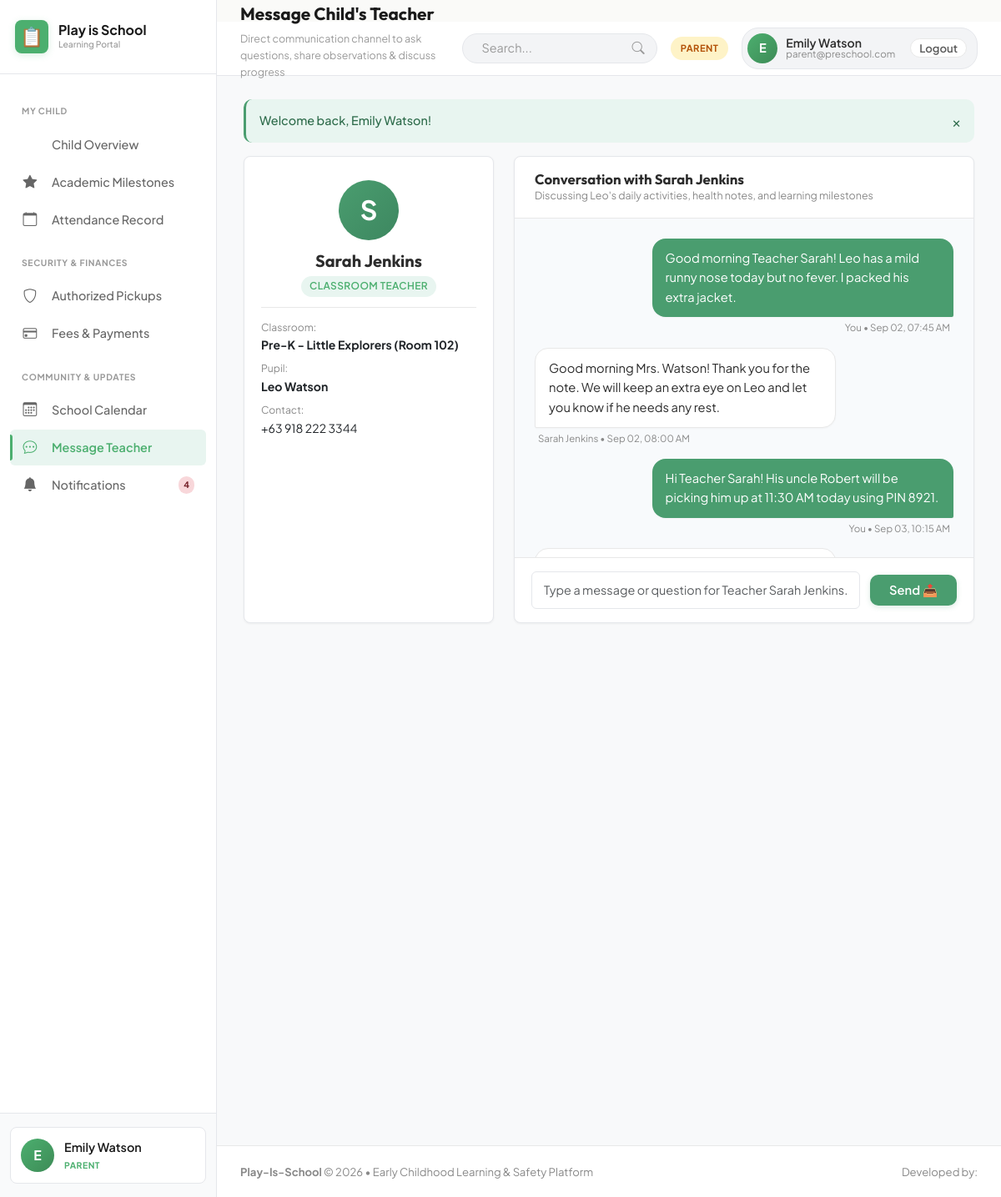
Page /parent/messages.php (signed in) on the committed database.
### tables this page shows
CREATE TABLE students (
            id INTEGER PRIMARY KEY AUTOINCREMENT,
            first_name TEXT NOT NULL,
            last_name TEXT NOT NULL,
            lrn TEXT UNIQUE,
            dob DATE NOT NULL,
            gender TEXT CHECK(gender IN ('Male', 'Female')),
            blood_type TEXT,
            classroom_id INTEGER,
            parent_id INTEGER,
            address TEXT,
            emergency_contact_name TEXT,
            emergency_contact_phone TEXT,
            allergies TEXT,
            medical_notes TEXT,
            enrollment_status TEXT DEFAULT 'enrolled' CHECK(enrollment_status IN ('enrolled', 'archived', 'withdrawn')),
            admission_date DATE,
            avatar TEXT,
            FOREIGN KEY (classroom_id) REFERENCES classrooms(id) ON DELETE SET NULL,
            FOREIGN KEY (parent_id) REFERENCES users(id) ON DELETE SET NULL
        );

CREATE TABLE users (
            id INTEGER PRIMARY KEY AUTOINCREMENT,
            name TEXT NOT NULL,
            email TEXT UNIQUE NOT NULL,
            password TEXT NOT NULL,
            role TEXT NOT NULL CHECK(role IN ('admin', 'teacher', 'parent')),
            phone TEXT,
            status TEXT NOT NULL DEFAULT 'active' CHECK(status IN ('active', 'pending_approval', 'archived', 'rejected')),
            avatar TEXT,
            created_at DATETIME DEFAULT CURRENT_TIMESTAMP,
            updated_at DATETIME DEFAULT CURRENT_TIMESTAMP
        );

CREATE TABLE classrooms (
            id INTEGER PRIMARY KEY AUTOINCREMENT,
            name TEXT NOT NULL,
            room_number TEXT,
            capacity INTEGER DEFAULT 20,
            teacher_id INTEGER,
            FOREIGN KEY (teacher_id) REFERENCES users(id) ON DELETE SET NULL
        );

CREATE TABLE messages (
            id INTEGER PRIMARY KEY AUTOINCREMENT,
            sender_id INTEGER NOT NULL,
            receiver_id INTEGER NOT NULL,
            student_id INTEGER,
            message TEXT NOT NULL,
            is_read INTEGER DEFAULT 0,
            created_at DATETIME DEFAULT CURRENT_TIMESTAMP,
            FOREIGN KEY (sender_id) REFERENCES users(id) ON DELETE CASCADE,
            FOREIGN KEY (receiver_id) REFERENCES users(id) ON DELETE CASCADE,
            FOREIGN KEY (student_id) REFERENCES students(id) ON DELETE SET NULL
        );

### config/config.php (called while the page is built, shortened)
<?php
function formatDate($date, $format = 'M d, Y') {
    return date($format, strtotime($date));
}

### parent/messages.php (the view, shortened to what this page needs)
<?php
$db = getDB();
$parentId = $_SESSION['user_id'];
$childStmt = $db->prepare("
    SELECT s.*, c.name as class_name, c.room_number, u.id as teacher_id, u.name as teacher_name, u.phone as teacher_phone, u.email as teacher_email
    FROM students s
    JOIN classrooms c ON s.classroom_id = c.id
    JOIN users u ON c.teacher_id = u.id
    WHERE s.parent_id = ? AND s.enrollment_status = 'enrolled'
    LIMIT 1
");
$childStmt->execute([$parentId]);
$child = $childStmt->fetch();
$teacherId = $child['teacher_id'] ?? 0;
if ($teacherId) {
    $db->prepare("UPDATE messages SET is_read = 1 WHERE sender_id = ? AND receiver_id = ?")->execute([$teacherId, $parentId]);
}
$thread = [];
if ($teacherId) {
    $stmt = $db->prepare("
        SELECT m.*, u.name as sender_name, u.role as sender_role
        FROM messages m
        JOIN users u ON m.sender_id = u.id
        WHERE (m.sender_id = ? AND m.receiver_id = ?)
           OR (m.sender_id = ? AND m.receiver_id = ?)
        ORDER BY m.created_at ASC
    ");
    $stmt->execute([$parentId, $teacherId, $teacherId, $parentId]);
    $thread = $stmt->fetchAll();
}
require_once dirname(__DIR__) . '/includes/header.php';
?>
<?php if (!$child || !$teacherId): ?>
    <div class="card" style="text-align: center; padding: 40px;">
        <p style="color: var(--text-muted);">Your child does not have an assigned classroom teacher yet.</p>
    </div>
<?php else: ?>
    <div style="display: grid; grid-template-columns: 300px 1fr; gap: 24px; min-height: 560px;">
        <div class="card" style="display: flex; flex-direction: column; align-items: center; text-align: center; padding: 28px 20px;">
            <div class="user-cell-avatar" style="width: 72px; height: 72px; font-size: 2rem; background: var(--grad-mint); margin-bottom: 12px;">
                <?= strtoupper(substr($child['teacher_name'], 0, 1)) ?>
            </div>
            <h3 style="margin: 0; font-size: 1.25rem;"><?= htmlspecialchars($child['teacher_name']) ?></h3>
            <span class="badge badge-primary" style="margin: 6px 0 12px;">CLASSROOM TEACHER</span>
            <div style="width: 100%; border-top: 1px solid var(--border-color); padding-top: 14px; text-align: left; font-size: 0.88rem; display: flex; flex-direction: column; gap: 8px;">
                <div>
                    <span style="color: var(--text-muted); display: block; font-size: 0.76rem;">Classroom:</span>
                    <strong><?= htmlspecialchars($child['class_name']) ?> (<?= htmlspecialchars($child['room_number']) ?>)</strong>
                </div>
                <div>
                    <span style="color: var(--text-muted); display: block; font-size: 0.76rem;">Pupil:</span>
                    <strong><?= htmlspecialchars($child['first_name'] . ' ' . $child['last_name']) ?></strong>
                </div>
                <div>
                    <span style="color: var(--text-muted); display: block; font-size: 0.76rem;">Contact:</span>
                    <?= htmlspecialchars($child['teacher_phone'] ?: 'preschool office') ?>
                </div>
            </div>
        </div>
        <div class="card" style="padding: 0; display: flex; flex-direction: column; height: 560px;">
            <div style="padding: 16px 24px; border-bottom: 1px solid var(--border-color); background: #FFFFFF; border-radius: var(--radius-lg) var(--radius-lg) 0 0;">
                <h4 style="margin: 0; font-size: 1.05rem;">
                    Conversation with <?= htmlspecialchars($child['teacher_name']) ?>
                </h4>
                <div style="font-size: 0.78rem; color: var(--text-muted);">
                    Discussing <?= htmlspecialchars($child['first_name']) ?>'s daily activities, health notes, and learning milestones
                </div>
            </div>
            <div style="flex: 1; overflow-y: auto; padding: 24px; background: #F8FAFC; display: flex; flex-direction: column; gap: 14px;">
                <?php if (empty($thread)): ?>
                    <div style="text-align: center; margin: auto; color: var(--text-muted); font-size: 0.9rem;">
                        No messages yet. Send a note or inquiry to <?= htmlspecialchars($child['teacher_name']) ?> below!
                    </div>
                <?php else: ?>
                    <?php foreach ($thread as $msg):
                        $isMe = ($msg['sender_id'] == $parentId);
                    ?>
                        <div style="display: flex; flex-direction: column; align-items: <?= $isMe ? 'flex-end' : 'flex-start' ?>;">
                            <div style="
                                max-width: 72%;
                                padding: 12px 16px;
                                border-radius: <?= $isMe ? '16px 16px 2px 16px' : '16px 16px 16px 2px' ?>;
                                background: <?= $isMe ? 'var(--primary)' : '#FFFFFF' ?>;
                                color: <?= $isMe ? '#FFFFFF' : 'var(--text-primary)' ?>;
                                box-shadow: var(--shadow-sm);
                                border: <?= $isMe ? 'none' : '1px solid var(--border-color)' ?>;
                                font-size: 0.92rem;
                            ">
                                <?= nl2br(htmlspecialchars($msg['message'])) ?>
                            </div>
                            <span style="font-size: 0.72rem; color: var(--text-muted); margin-top: 4px; padding: 0 4px;">
                                <?= $isMe ? 'You' : htmlspecialchars($msg['sender_name']) ?> &bull; <?= formatDate($msg['created_at'], 'M d, h:i A') ?>
                            </span>
                        </div>
                    <?php endforeach; ?>
                <?php endif; ?>
            </div>
            <form method="POST" action="messages.php" style="padding: 16px 20px; background: #FFFFFF; border-top: 1px solid var(--border-color); border-radius: 0 0 var(--radius-lg) var(--radius-lg); display: flex; gap: 12px; align-items: center;">
                <input type="text" name="message" class="form-control" placeholder="Type a message or question for Teacher <?= htmlspecialchars($child['teacher_name']) ?>..." required autocomplete="off" style="flex: 1;">
                <button type="submit" class="btn btn-primary" style="padding: 10px 22px;">
                    Send 📤
                </button>
            </form>
        </div>
    </div>
<?php endif; ?>
<?php require_once dirname(__DIR__) . '/includes/footer.php'; ?>

### assets/css/style.css (style rules this page uses)
:root { --primary: #4A9D6F; --primary-light: #E8F5F0; --primary-hover: #2D6B4A; --primary-glow: rgba(74, 157, 111, 0.15); --accent: #E74C3C; --accent-light: #FDEEF0; --accent-hover: #C0392B; --secondary: #F4C430; --secondary-light: #FEF9E7; --secondary-hover: #D4A327; --sky: #5DADE2; --sky-light: #EAF2F8; --mint: #4A9D6F; --mint-light: #E8F5F0; --mint-dark: #2D6B4A; --rose: #E74C3C; --rose-light: #FDEEF0; --rose-dark: #A93226; --bg-main: #FAFAF8; --bg-card: #FFFFFF; --bg-card-subtle: #F5F3F1; --text-primary: #2C2C2C; --text-secondary: #5A5A5A; --text-muted: #898989; --border-color: #E8E8E8; --border-subtle: #F0F0F0; --grad-primary: linear-gradient(135deg, #4A9D6F 0%, #2D6B4A 100%); --grad-accent: linear-gradient(135deg, #E74C3C 0%, #C0392B 100%); --grad-secondary: linear-gradient(135deg, #F4C430 0%, #D4A327 100%); --grad-mint: linear-gradient(135deg, #4A9D6F 0%, #3D8760 100%); --grad-rose: linear-gradient(135deg, #E74C3C 0%, #C0392B 100%); --grad-hero: linear-gradient(135deg, #2D6B4A 0%, #4A9D6F 50%, #68B189 100%); --shadow-sm: 0 1px 2px 0 rgba(0, 0, 0, 0.03); --shadow-md: 0 2px 4px rgba(0, 0, 0, 0.05); --shadow-lg: 0 4px 8px rgba(0, 0, 0, 0.08); --shadow-xl: 0 8px 16px rgba(0, 0, 0, 0.1); --shadow-hover: 0 8px 16px rgba(74, 157, 111, 0.12); --radius-sm: 6px; --radius-md: 10px; --radius-lg: 14px; --radius-xl: 20px; --radius-full: 9999px; --trans-fast: 0.15s ease; --trans-normal: 0.25s ease; --trans-bounce: 0.3s ease; }
*, *::before, *::after { box-sizing: border-box; margin: 0; padding: 0; }
body { font-family: 'Plus Jakarta Sans', -apple-system, BlinkMacSystemFont, 'Segoe UI', Roboto, sans-serif; background-color: var(--bg-main); color: var(--text-primary); line-height: 1.6; -webkit-font-smoothing: antialiased; -moz-osx-font-smoothing: grayscale; min-height: 100vh; }
h1, h2, h3, h4, h5, h6 { font-family: 'Outfit', sans-serif; color: var(--text-primary); font-weight: 700; line-height: 1.25; }
.btn { display: inline-flex; align-items: center; justify-content: center; gap: 8px; font-family: 'Plus Jakarta Sans', sans-serif; font-size: 0.92rem; font-weight: 600; padding: 10px 20px; border-radius: var(--radius-md); border: 1px solid transparent; cursor: pointer; transition: all var(--trans-fast); text-decoration: none; line-height: 1; white-space: nowrap; }
.btn-primary { background: var(--primary); color: #FFFFFF !important; box-shadow: 0 2px 6px rgba(74, 157, 111, 0.2); }
.badge { display: inline-flex; align-items: center; gap: 5px; font-size: 0.74rem; font-weight: 600; text-transform: uppercase; letter-spacing: 0.03em; padding: 4px 10px; border-radius: var(--radius-full); line-height: 1; }
.badge-primary { background: #E8F5F0; color: var(--primary); }
.form-control, .form-select, textarea.form-control { width: 100%; padding: 10px 12px; font-family: inherit; font-size: 0.92rem; border: 1px solid var(--border-color); border-radius: var(--radius-md); background-color: var(--bg-card); color: var(--text-primary); transition: all var(--trans-fast); }

### assets/css/dashboard.css (style rules this page uses)
.card { background: #ffffff; border-radius: 8px; border: 1px solid #e5e7eb; box-shadow: 0 1px 3px rgba(0, 0, 0, 0.05); padding: 20px; margin-bottom: 20px; transition: box-shadow 0.2s ease; }
.user-cell-avatar { width: 38px; height: 38px; border-radius: 50%; background: linear-gradient(135deg, #4caf6f, #3d8b56); color: #ffffff; font-weight: 700; display: flex; align-items: center; justify-content: center; font-size: 0.9rem; flex-shrink: 0; }

### rows in the picture
students: users.name "S", users.name "Sarah Jenkins", classroom.name "Pre-K - Little Explorers", classroom.room_number "Room 102", first_name+last_name "Leo Watson", users.phone "+63 918 222 3344", first_name "Leo", message "Type a message or question for Teacher Sarah Jenkins..."
messages: message "Good morning Teacher Sarah! Leo has a mild runny nose today but no fever. I packed his extra jacket.", shows "You", created_at "Sep 02, 07:45 AM"
messages: message "Good morning Mrs. Watson! Thank you for the note. We will keep an extra eye on Leo and let you know if he needs any rest.", sender.name "Sarah Jenkins", created_at "Sep 02, 08:00 AM"
messages: message "Hi Teacher Sarah! His uncle Robert will be picking him up at 11:30 AM today using PIN 8921.", shows "You", created_at "Sep 03, 10:15 AM"

### other values in the picture
$unreadNotifs "4"
substr($user['name'] ?? 'U', 0, 1) "E"
$user['name'] "Emily Watson"
$role "PARENT"
$pageTitle "Message Child's Teacher"
$pageSubtitle "Direct communication channel to ask questions, share observations & discuss progress"
$user['email'] "parent@preschool.com"
$flash['message'] "Welcome back, Emily Watson!"
APP_NAME "Play-Is-School"
